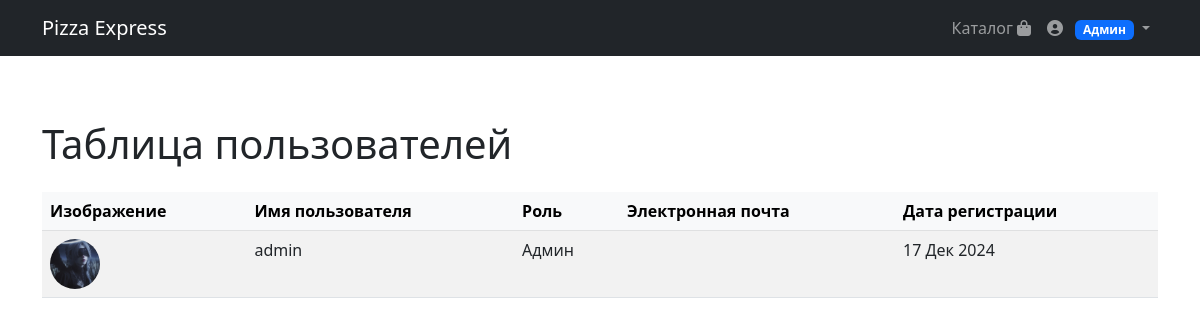
Page /users/user_list/ (signed in) on the earlier database version.
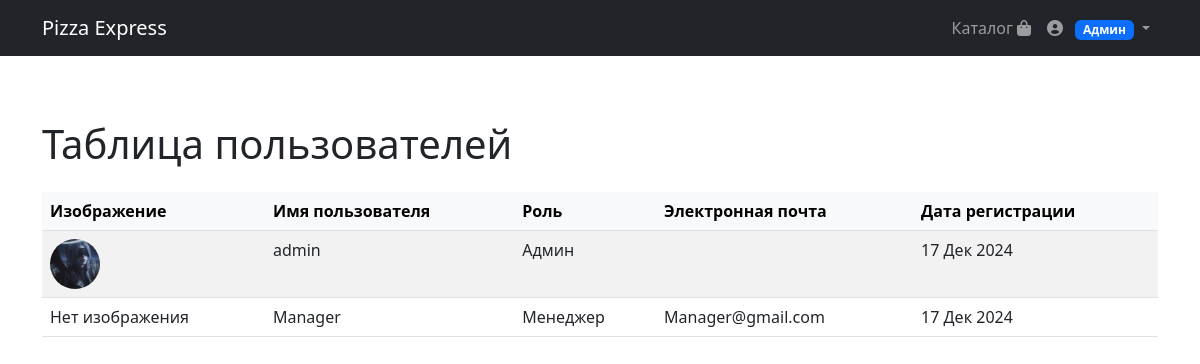
Same page on the later database version.
### users/models.py (models this page shows, shortened)
class User(AbstractUser):
    ROLE_CHOICES = (
        ('admin', 'Админ'),
        ('manager', 'Менеджер'),
        ('user', 'Пользователь'),
    )
    role = models.CharField(max_length=20, choices=ROLE_CHOICES, default='user')
    image = models.ImageField(upload_to='users_images', null=True, blank=True)

### users/views.py (the view)
# urls.py: path('user_list/', user_list, name='user_list')
@login_required
def user_list(request):
    users = User.objects.all()
    context = {
        'users': users
    }
    return render(request, 'user/user_list.html', context)

### users/templates/user/user_list.html
{% extends 'products/base.html' %} {% load static %} {% block content %}
<div class="container my-5 pt-5">
	<h1 class="mb-4">Таблица пользователей</h1>
	<div class="table-responsive">
		<table class="table table-striped table-hover">
			<thead class="table-light">
				<tr>
					<th>Изображение</th>
					<th>Имя пользователя</th>
					<th>Роль</th>
					<th>Электронная почта</th>
					<th>Дата регистрации</th>
				</tr>
			</thead>
			<tbody>
				{% for user in users %}
				<tr>
					<td>
						{% if user.image %}
						<img
							src="{{ user.image.url }}"
							alt="Изображение"
							width="50"
							height="50"
							class="rounded-circle"
						/>
						{% else %}
						<span>Нет изображения</span>
						{% endif %}
					</td>
					<td>{{ user.username }}</td>
					<td>
						{% if user.role == 'admin' %} Админ
						{% elif user.role == 'manager'%} Менеджер
						{% elif user.role == 'user' %} Пользователь
						{% else %} Неизвестно  {% endif %}
					</td>
					<td>{{ user.email }}</td>
					<td>{{ user.date_joined|date:"d M Y" }}</td>
				</tr>
				{% endfor %}
			</tbody>
		</table>
	</div>
</div>
{% endblock %}

### products/templates/products/base.html (shortened to what this page needs)
{% load static %} {% load bootstrap5 %} {% bootstrap_css %}
<!DOCTYPE html>
<html lang="en">
	<head>
		<link
			href="https://cdn.jsdelivr.net/npm/bootstrap@5.3.0-alpha1/dist/css/bootstrap.min.css"
			rel="stylesheet"
		/>
		<link
			rel="stylesheet"
			href="https://cdnjs.cloudflare.com/ajax/libs/font-awesome/6.0.0-beta3/css/all.min.css"
		/>
		{% block css %}
		<link href="{% static 'css/index.css' %}" rel="stylesheet" />
		< {% endblock %}
	</head>
	<body>
		<nav class="navbar navbar-expand-lg navbar-dark bg-dark fixed-top">
			<div class="container">
				<a class="navbar-brand" href="{% url 'index' %}">Pizza Express</a>
				<div class="collapse navbar-collapse" id="navbarResponsive">
					<ul class="navbar-nav ms-auto">
						<li class="nav-item">
							<a class="nav-link" href="{% url 'products:index' %}"
								>Каталог <i class="fas fa-shopping-bag"></i
							></a>
						</li>
						{% if user.is_authenticated %}
						<li class="nav-item dropdown">
							<a
								class="nav-link dropdown-toggle"
								href="#"
								id="navbarDropdown"
								role="button"
								data-bs-toggle="dropdown"
								aria-expanded="false"
							>
								<i class="fas fa-user-circle"></i>
								<span class="badge bg-primary ms-2">
									{% if user.is_superuser %} Админ {% elif user.is_staff %}
									Сотрудник {% else %} Клиент {% endif %}
								</span>
							</a>
						</li>
						{% else %}
						<li class="nav-item">
							<a class="nav-link" href="{% url 'users:login' %}"
								>Войти <i class="fas fa-sign-in-alt"></i
							></a>
						</li>
						{% endif %}
					</ul>
				</div>
			</div>
		</nav>
		{% block content %} {% endblock %}
	</body>
</html>

Differences in the rows shown:
added User: image "Нет изображения", username "Manager", role "Менеджер", email "Manager@gmail.com", date_joined "17 Дек 2024"
